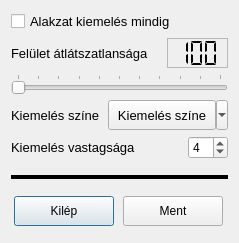
<?xml version="1.0" encoding="UTF-8"?>
<ui version="4.0">
 <class>preferencesDialog</class>
 <widget class="QDialog" name="preferencesDialog">
  <property name="windowModality">
   <enum>Qt::ApplicationModal</enum>
  </property>
  <property name="geometry">
   <rect>
    <x>0</x>
    <y>0</y>
    <width>239</width>
    <height>243</height>
   </rect>
  </property>
  <property name="minimumSize">
   <size>
    <width>230</width>
    <height>240</height>
   </size>
  </property>
  <property name="maximumSize">
   <size>
    <width>290</width>
    <height>350</height>
   </size>
  </property>
  <property name="windowTitle">
   <string>Beállítások</string>
  </property>
  <layout class="QVBoxLayout" name="verticalLayout">
   <item>
    <widget class="QCheckBox" name="outlineCheck">
     <property name="font">
      <font>
       <pointsize>10</pointsize>
      </font>
     </property>
     <property name="layoutDirection">
      <enum>Qt::LeftToRight</enum>
     </property>
     <property name="text">
      <string>Alakzat kiemelés mindig    </string>
     </property>
    </widget>
   </item>
   <item>
    <layout class="QHBoxLayout" name="horizontalLayout_4">
     <item>
      <widget class="QLabel" name="opacityLbl">
       <property name="minimumSize">
        <size>
         <width>150</width>
         <height>0</height>
        </size>
       </property>
       <property name="font">
        <font>
         <pointsize>10</pointsize>
        </font>
       </property>
       <property name="text">
        <string>Felület átlátszatlansága</string>
       </property>
       <property name="alignment">
        <set>Qt::AlignLeading|Qt::AlignLeft|Qt::AlignVCenter</set>
       </property>
      </widget>
     </item>
     <item>
      <widget class="QLCDNumber" name="opacityLCD">
       <property name="enabled">
        <bool>true</bool>
       </property>
       <property name="maximumSize">
        <size>
         <width>16777215</width>
         <height>30</height>
        </size>
       </property>
       <property name="font">
        <font>
         <pointsize>8</pointsize>
        </font>
       </property>
       <property name="frameShape">
        <enum>QFrame::StyledPanel</enum>
       </property>
       <property name="smallDecimalPoint">
        <bool>false</bool>
       </property>
       <property name="digitCount">
        <number>3</number>
       </property>
       <property name="segmentStyle">
        <enum>QLCDNumber::Flat</enum>
       </property>
       <property name="value" stdset="0">
        <double>100.000000000000000</double>
       </property>
      </widget>
     </item>
    </layout>
   </item>
   <item>
    <widget class="QSlider" name="opacitySlider">
     <property name="maximum">
      <number>100</number>
     </property>
     <property name="singleStep">
      <number>4</number>
     </property>
     <property name="orientation">
      <enum>Qt::Horizontal</enum>
     </property>
     <property name="tickPosition">
      <enum>QSlider::TicksAbove</enum>
     </property>
     <property name="tickInterval">
      <number>10</number>
     </property>
    </widget>
   </item>
   <item>
    <layout class="QHBoxLayout" name="horizontalLayout_2">
     <item>
      <widget class="QLabel" name="colorLbl">
       <property name="font">
        <font>
         <pointsize>10</pointsize>
        </font>
       </property>
       <property name="text">
        <string>Kiemelés színe</string>
       </property>
      </widget>
     </item>
     <item>
      <widget class="QgsColorButton" name="szinvalasztoB">
       <property name="sizePolicy">
        <sizepolicy hsizetype="Maximum" vsizetype="Fixed">
         <horstretch>0</horstretch>
         <verstretch>0</verstretch>
        </sizepolicy>
       </property>
       <property name="minimumSize">
        <size>
         <width>120</width>
         <height>30</height>
        </size>
       </property>
       <property name="font">
        <font>
         <pointsize>10</pointsize>
        </font>
       </property>
       <property name="layoutDirection">
        <enum>Qt::LeftToRight</enum>
       </property>
       <property name="text">
        <string>Kiemelés színe</string>
       </property>
       <property name="popupMode">
        <enum>QToolButton::MenuButtonPopup</enum>
       </property>
       <property name="toolButtonStyle">
        <enum>Qt::ToolButtonIconOnly</enum>
       </property>
      </widget>
     </item>
    </layout>
   </item>
   <item>
    <layout class="QHBoxLayout" name="horizontalLayout_3">
     <item>
      <widget class="QLabel" name="widthLbl">
       <property name="font">
        <font>
         <pointsize>10</pointsize>
        </font>
       </property>
       <property name="text">
        <string>Kiemelés vastagsága</string>
       </property>
      </widget>
     </item>
     <item>
      <widget class="QSpinBox" name="widthBox">
       <property name="maximumSize">
        <size>
         <width>40</width>
         <height>16777215</height>
        </size>
       </property>
       <property name="minimum">
        <number>1</number>
       </property>
       <property name="maximum">
        <number>25</number>
       </property>
       <property name="value">
        <number>4</number>
       </property>
      </widget>
     </item>
    </layout>
   </item>
   <item>
    <widget class="Line" name="widthLine">
     <property name="minimumSize">
      <size>
       <width>0</width>
       <height>25</height>
      </size>
     </property>
     <property name="frameShadow">
      <enum>QFrame::Plain</enum>
     </property>
     <property name="lineWidth">
      <number>4</number>
     </property>
     <property name="orientation">
      <enum>Qt::Horizontal</enum>
     </property>
    </widget>
   </item>
   <item>
    <layout class="QHBoxLayout" name="horizontalLayout">
     <item>
      <widget class="QPushButton" name="cancelPref">
       <property name="maximumSize">
        <size>
         <width>100</width>
         <height>30</height>
        </size>
       </property>
       <property name="text">
        <string>Kilép</string>
       </property>
      </widget>
     </item>
     <item>
      <widget class="QPushButton" name="savePref">
       <property name="maximumSize">
        <size>
         <width>100</width>
         <height>30</height>
        </size>
       </property>
       <property name="text">
        <string>Ment</string>
       </property>
      </widget>
     </item>
    </layout>
   </item>
  </layout>
 </widget>
 <customwidgets>
  <customwidget>
   <class>QgsColorButton</class>
   <extends>QToolButton</extends>
   <header>qgscolorbutton.h</header>
  </customwidget>
 </customwidgets>
 <resources/>
 <connections/>
</ui>
